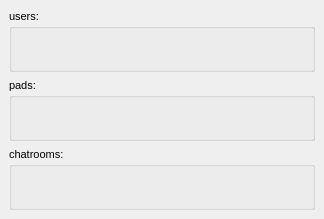
<?xml version="1.0" encoding="UTF-8"?>
<ui version="4.0">
 <class>cSessionView</class>
 <widget class="QDockWidget" name="cSessionView">
  <property name="geometry">
   <rect>
    <x>0</x>
    <y>0</y>
    <width>324</width>
    <height>219</height>
   </rect>
  </property>
  <property name="font">
   <font>
    <pointsize>8</pointsize>
   </font>
  </property>
  <property name="windowTitle">
   <string>session_view:</string>
  </property>
  <widget class="QWidget" name="dockWidgetContents">
   <layout class="QVBoxLayout" name="verticalLayout">
    <item>
     <widget class="cUsersInfoView" name="usersInfoView">
      <property name="title">
       <string>users:</string>
      </property>
     </widget>
    </item>
    <item>
     <widget class="cPadsInfoView" name="padsInfoView">
      <property name="title">
       <string>pads:</string>
      </property>
     </widget>
    </item>
    <item>
     <widget class="cChatroomsInfoView" name="chatroomsInfoView">
      <property name="title">
       <string>chatrooms:</string>
      </property>
     </widget>
    </item>
   </layout>
  </widget>
 </widget>
 <customwidgets>
  <customwidget>
   <class>cUsersInfoView</class>
   <extends>QGroupBox</extends>
   <header>cusersinfoview.h</header>
   <container>1</container>
  </customwidget>
  <customwidget>
   <class>cPadsInfoView</class>
   <extends>QGroupBox</extends>
   <header>cpadsinfoview.h</header>
   <container>1</container>
  </customwidget>
  <customwidget>
   <class>cChatroomsInfoView</class>
   <extends>QGroupBox</extends>
   <header>cchatroomsinfoview.h</header>
   <container>1</container>
  </customwidget>
 </customwidgets>
 <resources/>
 <connections/>
</ui>
